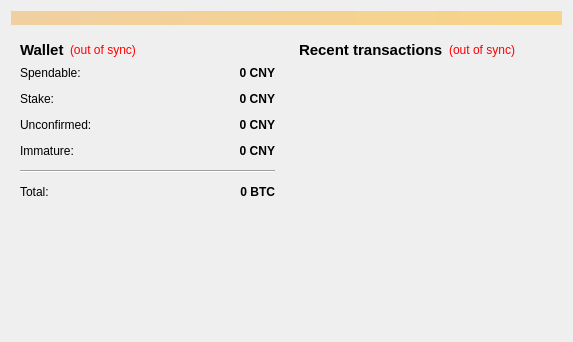
<?xml version="1.0" encoding="UTF-8"?>
<ui version="4.0">
 <class>OverviewPage</class>
 <widget class="QWidget" name="OverviewPage">
  <property name="geometry">
   <rect>
    <x>0</x>
    <y>0</y>
    <width>573</width>
    <height>342</height>
   </rect>
  </property>
  <property name="windowTitle">
   <string>Form</string>
  </property>
  <layout class="QVBoxLayout" name="topLayout">
   <item>
    <widget class="QLabel" name="labelAlerts">
     <property name="visible">
      <bool>false</bool>
     </property>
     <property name="styleSheet">
      <string notr="true">background-color: qlineargradient(x1: 0, y1: 0, x2: 1, y2: 0, stop:0 #F0D0A0, stop:1 #F8D488);  color:#000000
</string>
     </property>
     <property name="wordWrap">
      <bool>true</bool>
     </property>
     <property name="margin">
      <number>3</number>
     </property>
    </widget>
   </item>
   <item>
    <layout class="QHBoxLayout" name="horizontalLayout" stretch="1,1">
     <item>
      <layout class="QVBoxLayout" name="verticalLayout_2">
       <item>
        <widget class="QWidget" name="widget" native="true">
         <layout class="QVBoxLayout" name="verticalLayout_4">
          <item>
           <layout class="QHBoxLayout" name="horizontalLayout_4">
            <item>
             <widget class="QLabel" name="label_5">
              <property name="font">
               <font>
                <pointsize>11</pointsize>
                <weight>75</weight>
                <bold>true</bold>
               </font>
              </property>
              <property name="text">
               <string>Wallet</string>
              </property>
             </widget>
            </item>
            <item>
             <widget class="QLabel" name="labelWalletStatus">
              <property name="toolTip">
               <string>The displayed information may be out of date. Your wallet automatically synchronizes with the CNY network after a connection is established, but this process has not completed yet.</string>
              </property>
              <property name="styleSheet">
               <string notr="true">QLabel { color: red; }</string>
              </property>
              <property name="text">
               <string notr="true">(out of sync)</string>
              </property>
              <property name="alignment">
               <set>Qt::AlignLeading|Qt::AlignLeft|Qt::AlignVCenter</set>
              </property>
             </widget>
            </item>
            <item>
             <spacer name="horizontalSpacer_2">
              <property name="orientation">
               <enum>Qt::Horizontal</enum>
              </property>
              <property name="sizeHint" stdset="0">
               <size>
                <width>40</width>
                <height>20</height>
               </size>
              </property>
             </spacer>
            </item>
           </layout>
          </item>
          <item>
           <layout class="QFormLayout" name="formLayout_2">
            <property name="fieldGrowthPolicy">
             <enum>QFormLayout::AllNonFixedFieldsGrow</enum>
            </property>
            <property name="horizontalSpacing">
             <number>12</number>
            </property>
            <property name="verticalSpacing">
             <number>12</number>
            </property>
            <item row="0" column="0">
             <widget class="QLabel" name="label">
              <property name="text">
               <string>Spendable:</string>
              </property>
             </widget>
            </item>
            <item row="0" column="1">
             <widget class="QLabel" name="labelBalance">
              <property name="font">
               <font>
                <weight>75</weight>
                <bold>true</bold>
               </font>
              </property>
              <property name="cursor">
               <cursorShape>IBeamCursor</cursorShape>
              </property>
              <property name="toolTip">
               <string>Your current spendable balance</string>
              </property>
              <property name="text">
               <string notr="true">0 CNY</string>
              </property>
              <property name="alignment">
               <set>Qt::AlignRight|Qt::AlignTrailing|Qt::AlignVCenter</set>
              </property>
              <property name="textInteractionFlags">
               <set>Qt::LinksAccessibleByMouse|Qt::TextSelectableByKeyboard|Qt::TextSelectableByMouse</set>
              </property>
             </widget>
            </item>
            <item row="1" column="0">
             <widget class="QLabel" name="label_6">
              <property name="text">
               <string>Stake:</string>
              </property>
             </widget>
            </item>
            <item row="1" column="1">
             <widget class="QLabel" name="labelStake">
              <property name="font">
               <font>
                <weight>75</weight>
                <bold>true</bold>
               </font>
              </property>
              <property name="cursor">
               <cursorShape>IBeamCursor</cursorShape>
              </property>
              <property name="toolTip">
               <string>Total of coins that was staked, and do not yet count toward the current balance</string>
              </property>
              <property name="text">
               <string notr="true">0 CNY</string>
              </property>
              <property name="alignment">
               <set>Qt::AlignRight|Qt::AlignTrailing|Qt::AlignVCenter</set>
              </property>
              <property name="textInteractionFlags">
               <set>Qt::LinksAccessibleByMouse|Qt::TextSelectableByKeyboard|Qt::TextSelectableByMouse</set>
              </property>
             </widget>
            </item>
            <item row="2" column="0">
             <widget class="QLabel" name="label_3">
              <property name="text">
               <string>Unconfirmed:</string>
              </property>
             </widget>
            </item>
            <item row="2" column="1">
             <widget class="QLabel" name="labelUnconfirmed">
              <property name="font">
               <font>
                <weight>75</weight>
                <bold>true</bold>
               </font>
              </property>
              <property name="cursor">
               <cursorShape>IBeamCursor</cursorShape>
              </property>
              <property name="toolTip">
               <string>Total of transactions that have yet to be confirmed, and do not yet count toward the current balance</string>
              </property>
              <property name="text">
               <string notr="true">0 CNY</string>
              </property>
              <property name="alignment">
               <set>Qt::AlignRight|Qt::AlignTrailing|Qt::AlignVCenter</set>
              </property>
              <property name="textInteractionFlags">
               <set>Qt::LinksAccessibleByMouse|Qt::TextSelectableByKeyboard|Qt::TextSelectableByMouse</set>
              </property>
             </widget>
            </item>
            <item row="3" column="0">
             <widget class="QLabel" name="labelImmatureText">
              <property name="text">
               <string>Immature:</string>
              </property>
             </widget>
            </item>
            <item row="3" column="1">
             <widget class="QLabel" name="labelImmature">
              <property name="font">
               <font>
                <weight>75</weight>
                <bold>true</bold>
               </font>
              </property>
              <property name="toolTip">
               <string>Mined balance that has not yet matured</string>
              </property>
              <property name="text">
               <string notr="true">0 CNY</string>
              </property>
              <property name="alignment">
               <set>Qt::AlignRight|Qt::AlignTrailing|Qt::AlignVCenter</set>
              </property>
              <property name="textInteractionFlags">
               <set>Qt::LinksAccessibleByMouse|Qt::TextSelectableByKeyboard|Qt::TextSelectableByMouse</set>
              </property>
             </widget>
            </item>
            <item row="4" column="0" colspan="2">
             <widget class="Line" name="line">
              <property name="orientation">
               <enum>Qt::Horizontal</enum>
              </property>
             </widget>
            </item>
            <item row="5" column="0">
             <widget class="QLabel" name="labelTotalText">
              <property name="text">
               <string>Total:</string>
              </property>
             </widget>
            </item>
            <item row="5" column="1">
             <widget class="QLabel" name="labelTotal">
              <property name="font">
               <font>
                <weight>75</weight>
                <bold>true</bold>
               </font>
              </property>
              <property name="cursor">
               <cursorShape>IBeamCursor</cursorShape>
              </property>
              <property name="toolTip">
               <string>Your current total balance</string>
              </property>
              <property name="text">
               <string notr="true">0 BTC</string>
              </property>
              <property name="alignment">
               <set>Qt::AlignRight|Qt::AlignTrailing|Qt::AlignVCenter</set>
              </property>
              <property name="textInteractionFlags">
               <set>Qt::LinksAccessibleByMouse|Qt::TextSelectableByKeyboard|Qt::TextSelectableByMouse</set>
              </property>
             </widget>
            </item>
           </layout>
          </item>
         </layout>
        </widget>
       </item>
       <item>
        <spacer name="verticalSpacer">
         <property name="orientation">
          <enum>Qt::Vertical</enum>
         </property>
         <property name="sizeHint" stdset="0">
          <size>
           <width>20</width>
           <height>40</height>
          </size>
         </property>
        </spacer>
       </item>
      </layout>
     </item>
     <item>
      <layout class="QVBoxLayout" name="verticalLayout_3">
       <item>
        <widget class="QWidget" name="widget_2" native="true">
         <layout class="QVBoxLayout" name="verticalLayout">
          <item>
           <layout class="QHBoxLayout" name="horizontalLayout_2">
            <item>
             <widget class="QLabel" name="label_4">
              <property name="font">
               <font>
                <pointsize>11</pointsize>
                <weight>75</weight>
                <bold>true</bold>
               </font>
              </property>
              <property name="text">
               <string>&lt;b&gt;Recent transactions&lt;/b&gt;</string>
              </property>
             </widget>
            </item>
            <item>
             <widget class="QLabel" name="labelTransactionsStatus">
              <property name="toolTip">
               <string>The displayed information may be out of date. Your wallet automatically synchronizes with the CNY network after a connection is established, but this process has not completed yet.</string>
              </property>
              <property name="styleSheet">
               <string notr="true">QLabel { color: red; }</string>
              </property>
              <property name="text">
               <string notr="true">(out of sync)</string>
              </property>
              <property name="alignment">
               <set>Qt::AlignRight|Qt::AlignTrailing|Qt::AlignVCenter</set>
              </property>
             </widget>
            </item>
            <item>
             <spacer name="horizontalSpacer">
              <property name="orientation">
               <enum>Qt::Horizontal</enum>
              </property>
              <property name="sizeHint" stdset="0">
               <size>
                <width>40</width>
                <height>20</height>
               </size>
              </property>
             </spacer>
            </item>
           </layout>
          </item>
          <item>
           <widget class="QListView" name="listTransactions">
            <property name="styleSheet">
             <string notr="true">QListView { background: transparent; }</string>
            </property>
            <property name="frameShape">
             <enum>QFrame::NoFrame</enum>
            </property>
            <property name="verticalScrollBarPolicy">
             <enum>Qt::ScrollBarAlwaysOff</enum>
            </property>
            <property name="horizontalScrollBarPolicy">
             <enum>Qt::ScrollBarAlwaysOff</enum>
            </property>
            <property name="selectionMode">
             <enum>QAbstractItemView::NoSelection</enum>
            </property>
           </widget>
          </item>
         </layout>
        </widget>
       </item>
      </layout>
     </item>
    </layout>
   </item>
  </layout>
 </widget>
 <resources/>
 <connections/>
</ui>
